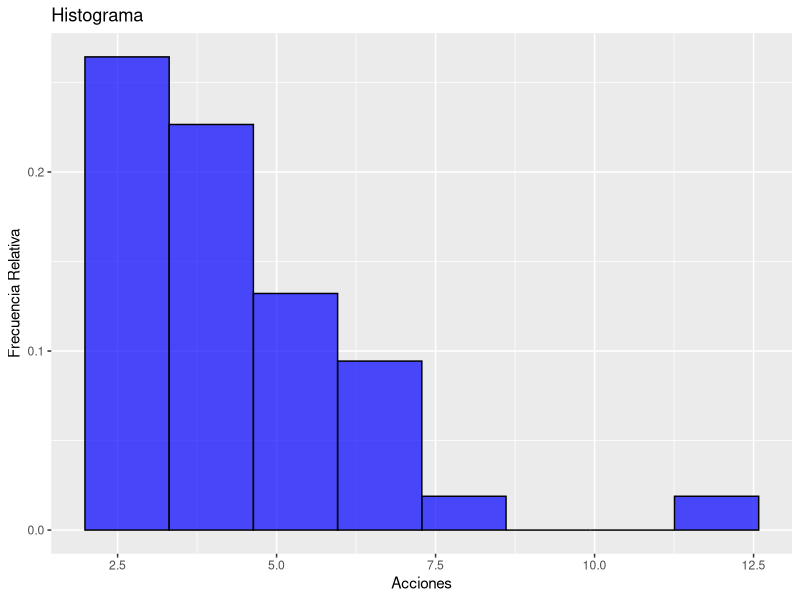
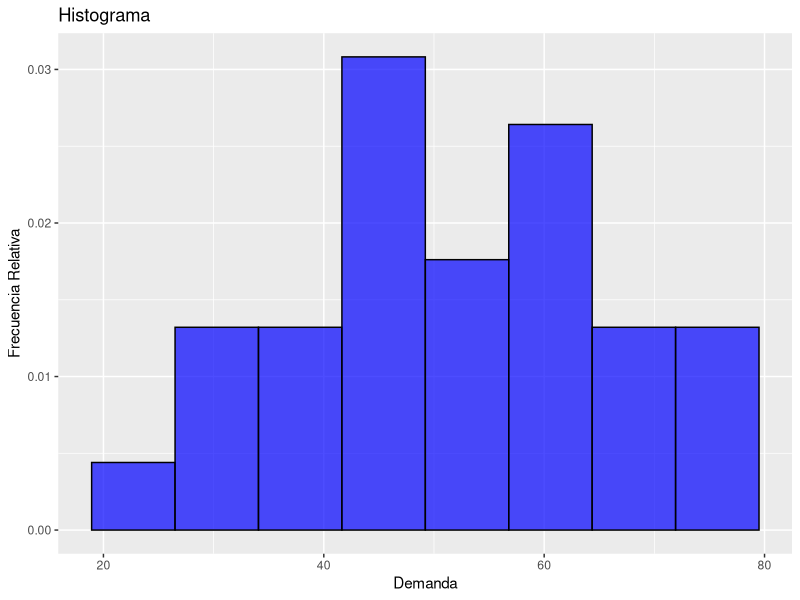
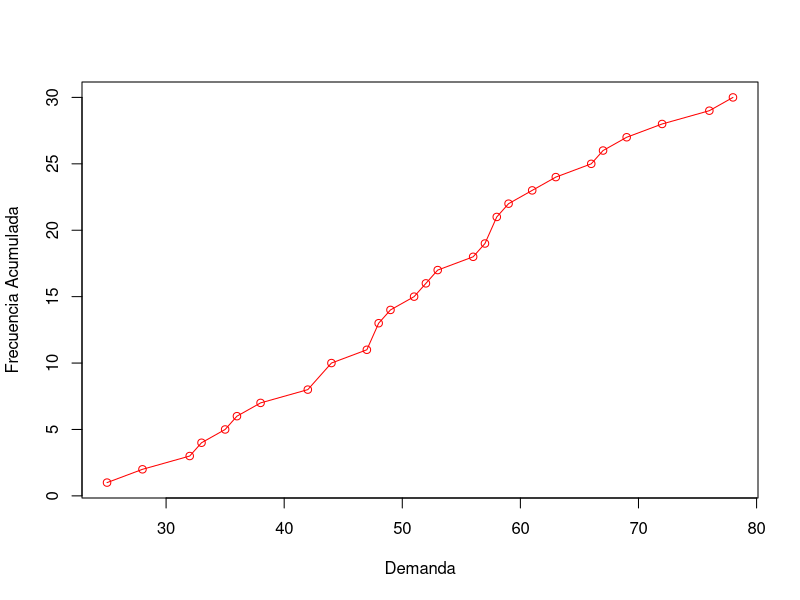
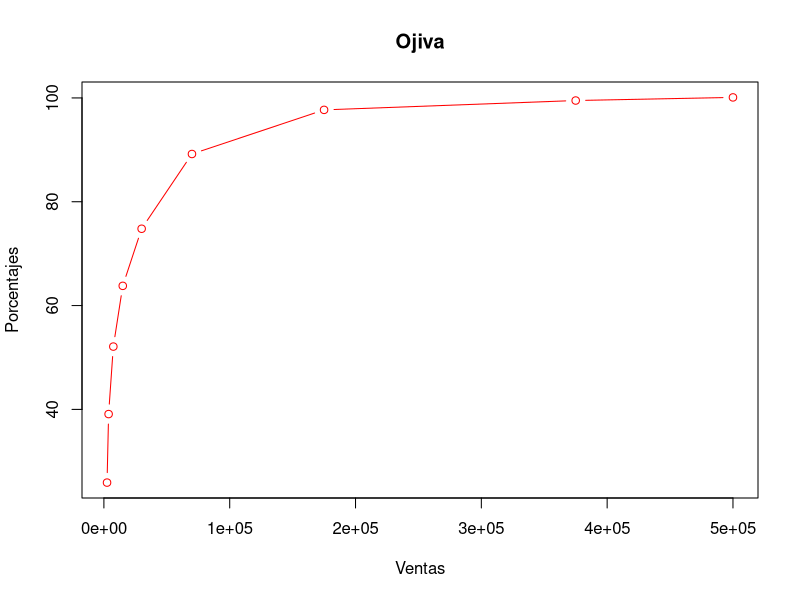
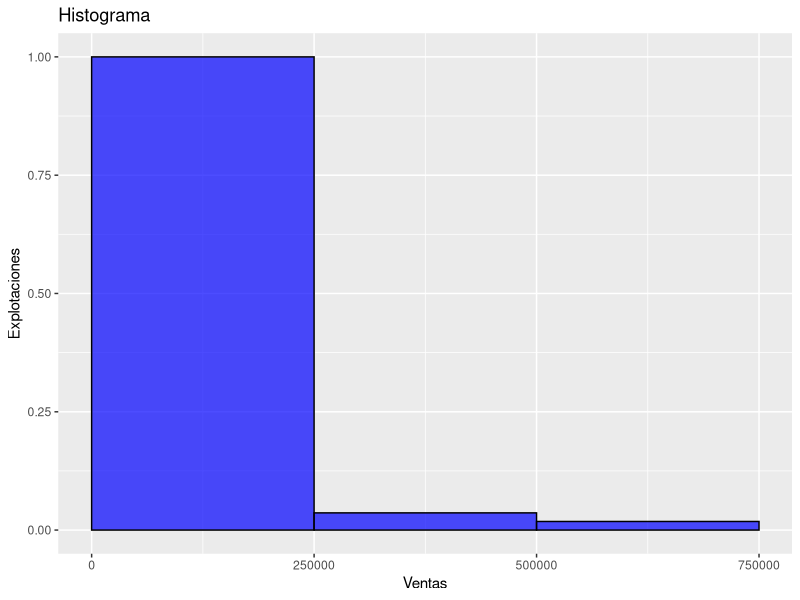
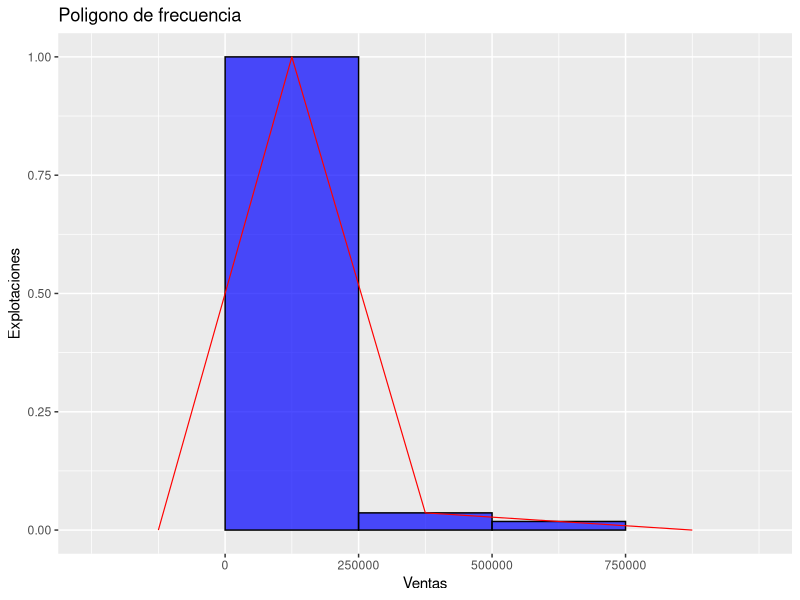

Here is the R script that generated these plots, in order:
## ---- chunk 1
library(knitr)
library(ggplot2)
library(scales)
library(modeest)
## ---- chunk 2
dolares<-c(43,57,104,162,201,220,253,302,380,467,500,633)
D2<-quantile(dolares,probs = 0.2,type=6)
D2
## ---- chunk 3
D8<-quantile(dolares,probs=0.8,type=6)
D8
## ---- chunk 4
cuantiles<-quantile(dolares,probs=c(0.25,0.5,0.75),type = 5)
cuantiles
## ---- chunk 5
anteriores<-c(5/4,7/2,24/4,9/2,10/2,11)

media1<-mean(anteriores)
media1

var1<-var(anteriores)
var1

sd1<-sd(anteriores)
sd1

nuevas<-c(7/4,8/2,13/2,10/2,11/2,12)

media2<-mean(nuevas)
media2

var2<-var(nuevas)
var2

sd2<-sd(nuevas)
sd2
## ---- chunk 6
capitalizacion <- c(17,21,44,50,79,86,140,178,203)
media <- mean(capitalizacion)
media
## ---- chunk 7
mediana<-median(capitalizacion)
mediana
## ---- chunk 8
#library('modeest')
moda<-mfv(capitalizacion)
moda
## ---- chunk 9
S<-sqrt(sum(capitalizacion^2)/8-(9/8*(media)^2))
S

#Usando el comando sd
sd(capitalizacion)
## ---- chunk 10
L<-c(1,1,1,7,19,14,21,5,3,2,1)
media_L<-mean(L)
media_L

R<-c(1,1,0,5,20,20,14,8,1,4,0)
media_R<-mean(R)
media_R
## ---- chunk 11
L<-sort(L)
L

mediana_L<-median(L)
mediana_L

R<-sort(R)
R

mediana_R<-median(R)
mediana_R
## ---- chunk 12
moda_L<-max(L)
moda_L

moda_R<-max(R)
moda_R
## ---- chunk 13
sigmaL<-sqrt(sum(L^2)/10-(11/10)*(media_L)^2)
sigmaL
sd(L)

sigmaR<-sqrt(sum(R^2)/10-(11/10)*(media_R)^2)
sigmaR
sd(R)
## ---- chunk 14
varL<-var(L)
varL

varR<-var(R)
varR
## ---- chunk 15
maquinarias<-c(1,3,1,4,2,1,1,5,8,2,2,6,1,1)
media<-mean(maquinarias)
media
## ---- chunk 16
grupo1<-c(1,3,6,7,13,14)
m_g1<-mean(grupo1)
m_g1
grupo2<-c(5,10,11)
m_g2<-mean(grupo2)
m_g2
m_g3<-2
m_g3
m_g4<-4
m_g4
m_g5<-8
m_g5
m_g6<-12
m_g6
m_g8<-9
m_g8
## ---- chunk 17
grupos_media<-c(7.33,8.66,2,4,8,12,9)
grupos_mayores<-which(grupos_media>media)
grupos_mayores
## ---- chunk 18
acciones <- c( 11.88,6.27,5.49,4.81,4.40,3.78,3.44,3.11,2.88,2.68,7.99,6.07,5.26,4.79,4.05,
               3.69,3.36,3.03,2.74,2.63,7.15,5.98,5.07,4.55,3.94,3.62,3.26,2.99,2.74,2.62,
               7.13,5.91,4.94,4.43,3.93,3.48,3.20,2.89,2.69,2.61)

dat<-data.frame(acciones)

h <- ggplot(dat,aes(x=acciones))+
      geom_histogram(aes(y=..density..),closed="left",bins=8,fill="blue",col="black",alpha=0.7)+
      labs(title="Histograma",x="Acciones",y="Frecuencia Relativa")
h
## ---- chunk 19
#Veamos quienes en proporción son mayores que 0.04
g<-ggplot_build(h)$data[[1]]$count/length(acciones) #muestra la proporción de cada barra.
g

#veamos quienes son mayores que 0.04
g1<-which(g>0.04)
g1

vendidos<-sum(g[1:4])
vendidos
## ---- chunk 20
accion<-sample(acciones,size=1)

frecuencia<-length(which(acciones==accion))

#probabilidad de las acciones principales
prob<-frecuencia/40

#proporción acciones con venta menor que 0.05 
v<-which(g<0.05)
vendidos1<-sum(g[5:8])
vendidos1

#calculamos la probabilidad
probabilidad<-prob*vendidos1
probabilidad
## ---- chunk 21
demanda <- c( 38,35,76,58,48,59,67,63,33,69,53,51,28,25,36,
              32,61,57,49,78,48,42,72,52,47,66,58,44,44,56)

fr<-data.frame(table(demanda))

fa<-transform(fr,fAcum=cumsum(Freq))

colnames(fa)<-c("Demanda","Frecuencia","Frecuencia Acumulada")
kable(fa)

far<-transform(fr,Fr=cumsum(prop.table(Freq)))
colnames(far)<-c("Demanda","Frecuencia","Frecuencia Relativa")
kable(far)
## ---- chunk 22
dat<-data.frame(demanda)
h<-ggplot(dat,aes(x=demanda))+
geom_histogram(aes(y=..density..),closed="left",bins=8,fill="blue",col="black",alpha=0.7)+
labs(title="Histograma",x="Demanda",y="Frecuencia Relativa")
h
a<-sort(unique(demanda))
plot(fa[,3]~a,xlab="Demanda",ylab="Frecuencia Acumulada", col="red",type="o")
## ---- chunk 23
cuantiles<-quantile(fa[,3],prob=c(0.25,0.50,0.75))
cuantiles
## ---- chunk 24
c_demanda<-quantile(demanda,prob=c(0.25,0.50,0.75))
c_demanda
## ---- chunk 25
media<-mean(demanda) #Media
media

mediana<-median(demanda) #Mediana
mediana

moda<-mfv(demanda) #Moda
moda

de<-sd(demanda) #Desviación estándar
de

dmd<-sum(abs(demanda-mediana))/30 #Desviación mediana
dmd

dm<-sum(abs(demanda-media))/30 #Desviación media
dm
## ---- chunk 26
intervalos<-cut(demanda,breaks=c(25,36,48,56,63,78),include.lowest=T,right=F)
conteo<-table(intervalos)
df<-data.frame(conteo)
colnames(df)<-c("Intervalos","Frecuencia")
kable(df)
## ---- chunk 27
ptomedio<-c(30,41.5,50.5,58.5,70.5)

frecuencia<-df[,2]

media<-sum(ptomedio*frecuencia)/30
media

L<-48 #límite inferior del 3er intervalo donde se encuentra la mediana
f<-6 #frecuencia del intervalo
c<-5 #longitud del intervalo
j<-4 #observaciones necesarias del intervalo para completar n/2
mediana<-L+c*(j/f)
mediana

moda<-(63+78)/2 #Punto medio de la clase con frecuencia más alta
moda

ds<-sqrt(sum(frecuencia*((ptomedio-media)^2))/29) #Desviación estándar
ds

dm<-sum(frecuencia*(abs(ptomedio-media)))/30 #Desviación media
dm

dmd<-sum(frecuencia*(abs(ptomedio-mediana)))/30 #Desviación mediana
dmd
## ---- chunk 28
ventas <- c( 40.2,29.3,35.6,88.2,42.9,26.9,28.7,99.8,35.6,37.8,
             44.2,32.3,55.2,50.6,25.4,31.7,36.8,45.2,25.1,39.7)

ventas<-sort(ventas)

media<-mean(ventas) #Media
media

mediana<-median(ventas) #Mediana
mediana

ds<-sd(ventas) #Desviación estándar
ds

dmd<-sum(abs(ventas-mediana))/20 #Desviación mediana
dmd

cuantiles<-quantile(ventas,prob=c(0.1,0.25,0.75,0.9))
cuantiles

intcuantil<-cuantiles[[3]]-cuantiles[[2]]
intcuantil

intdecil<-cuantiles[[4]]-cuantiles[[1]]
intdecil
## ---- chunk 29
#Calculemos primeramente las fronteras superior e inferior
fsup2<-1/2*(4999+5000) #promedio del lim superior con lim inferior de la siguiente clase.
fsup2
finf2<-1/2*(2499+2500) #promedio del lim inferior con lim superior con el anterior intervalo clase.
finf2
fsup7<-1/2*(249999+250000)
fsup7
finf7<-1/2*(99999+100000)
finf7
# Las anchuras son:
anchura2<-fsup2-finf2
anchura2
anchura7<-fsup7-finf7
anchura7
## ---- chunk 30
anchura3<-(10000+9999)/2-(4999+5000)/2
anchura3
anchura4<-(19999+20000)/2-(10000+9999)/2
anchura4
anchura5<-(39999+40000)/2-(19999+20000)/2
anchura5
anchura6<-(99999+100000)/2-(39999+40000)/2
anchura6
anchura8<-(499999+500000)/2-(250000+249000)
anchura8
## ---- chunk 31
marca2<-1/2*(4999+2500)
marca2
marca7<-1/2*(249999+100000)
marca7
## ---- chunk 32
fsup4<-1/2*(19999+20000) #Frontera de clase superior
fsup4

finf4<-1/2*(9999+10000) #Frontera de clase inferior
finf4
## ---- chunk 33
ptomedio<-c(2500,3749.5,7499.5,14999.5,29999.5,69999.5,174999.5,374999.5,500000)
#ptos medios de las clases
porcetanjes<-c(25.9,39.1,52.1,63.8,74.8,89.2,97.7,99.5,100.1) #frecuencia acumulada
ojiva<-plot(porcetanjes~ptomedio,type="b",xlab="Ventas",ylab="Porcentajes",main="Ojiva",col="red")
## ---- chunk 34
prueba<-c(rep(230000,55),400000,400000,740000)
dat<-data.frame(prueba)
h2 <- ggplot(dat,aes(x=prueba)) +
       geom_histogram(aes(y=..ncount..),closed='left',
                      fill='blue',col='black',alpha=0.7,
                      breaks = seq(0,750000,by=250000)) +
       labs(x='Ventas',y='Explotaciones',title="Histograma")+
        scale_x_continuous(breaks = seq(0,750000,by=250000))
h2

h3 <- ggplot(dat,aes(x=prueba)) +
        geom_histogram(aes(y=..ncount..),closed='left',
                       fill='blue',col='black',alpha=0.7,
                       breaks = seq(0,750000,by=250000))+
        scale_x_continuous(breaks = seq(0,750000,by=250000))+
        geom_freqpoly(aes(y=..ncount..),col='red',
                      breaks = seq(0,750000,by=250000),size=0.4)+
        labs(x='Ventas',y='Explotaciones',title="Poligono de frecuencia")
h3
## ---- chunk 35
año_precio<-c(26.80,29.60, 31.40,34.50,37.25)
año_dividendo<-c(0.15,0.17,0.17,0.19,0.22)
previos_año_precio<-c(28.50,26.80,29.60,31.40,34.50)
rend_anual<-(año_precio+año_dividendo)/(previos_año_precio)-1
rend_anual<-rend_anual*100
rend_anual
## ---- chunk 36
media_aritmetica<-mean(rend_anual)
media_aritmetica
## ---- chunk 37
promedio<-((1-0.0544)*(1+0.1108)*(1+0.0666)*(1+0.1048)*(1+0.0861))^(1/5)-1
promedio<-promedio*100
promedio
## ---- chunk 38
Emfund<-c(3.00,4.00,4.30,5.00,4.10,6.00)
mediana_anual_Emfund<-median(Emfund)
mediana_anual_Emfund
## ---- chunk 39
sd_Emfund<-sd(Emfund)
sd_Emfund
## ---- chunk 40
hpr<-(1+0.03)*(1+0.04)*(1+0.043)*(1+0.05)*(1+0.041)*(1+0.06)-1
hpr
## ---- chunk 41
# Calculemos la media armónica
años<-c(31.40,34.50,37.25)
promedio<-3/(1/31.40 +1/34.50 +1/37.25)
promedio

#calculemos la media aritmética
arit_media<-mean(años)
arit_media
## ---- chunk 42
cartera<-0.6*8.61+0.4*6
cartera
## ---- chunk 43
#calculemos la desviación estándar del rendimiento anual de  Nopat
sd_Nopat<-sd(rend_anual)
sd_Nopat

#calculemos el coeficiente de variación
CV_Nopat<-sd_Nopat/media_aritmetica
CV_Nopat

#calculemos la media aritmetica para Emfund
media_Emfund<-mean(Emfund)
media_Emfund

#calculemos el coeficiente de variación
CV_Emfund<-sd_Emfund/media_Emfund
CV_Emfund
## ---- chunk 44
#riesgo libre es de 2.8%
srNopat<-(media_aritmetica-2.8)/sd_Nopat
srNopat

srEmfund<-(media_Emfund-2.8)/sd_Emfund
srEmfund
## ---- chunk 45
Rango_Emfund<-6-3
Rango_Emfund

MAD_Emfund<- sum(abs(Emfund-media_Emfund))/length(Emfund)
MAD_Emfund
## ---- chunk 46
crecimiento<-(0.22/0.14)^(1/5)-1
crecimiento
